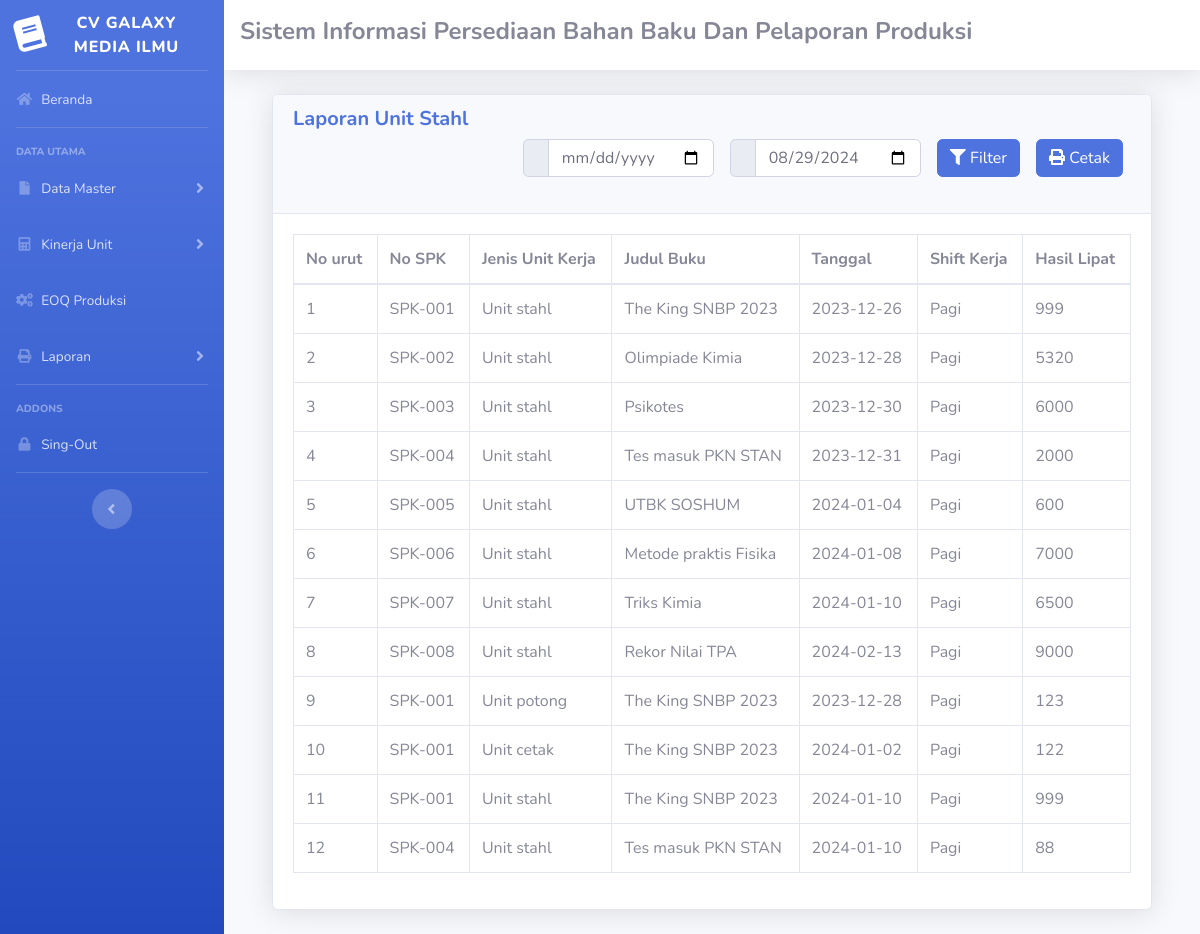
/s_admin.php?url=laporan_stahl, run on the app's committed database.
### tables this page shows
CREATE TABLE `unit_stahl` (
  `id` int NOT NULL,
  `id_spk` int NOT NULL,
  `id_unit_kerja` int NOT NULL,
  `shift_kerja` varchar(100) NOT NULL,
  `tanggal` date NOT NULL,
  `hasil_lipat` int NOT NULL
);

CREATE TABLE `spk` (
  `id_spk` int NOT NULL,
  `id_pengguna` int NOT NULL,
  `no_spk` varchar(100) NOT NULL,
  `judul_buku` varchar(100) NOT NULL,
  `no_isbn` varchar(100) NOT NULL,
  `tanggal` date NOT NULL,
  `tanggal_permintaan_selesai` date NOT NULL,
  `oplah_cetak` int NOT NULL,
  `oplah_insheet` int NOT NULL,
  `ukuran_buku` varchar(100) NOT NULL,
  `jumlah_halaman` int NOT NULL,
  `jumlah_catern` int NOT NULL,
  `jumlah_plat` int NOT NULL,
  `ukuran_kertas` varchar(100) NOT NULL,
  `kebutuhan_kertas` varchar(100) NOT NULL,
  `mesin_cetak` varchar(100) NOT NULL
);

CREATE TABLE `unit_kerja` (
  `id_unit_kerja` int NOT NULL,
  `id_pengguna` int NOT NULL,
  `jenis_unit_kerja` varchar(100) NOT NULL
);

### laporan_stahl.php (the view, shortened to what this page needs)
<!DOCTYPE html PUBLIC "-//W3C//DTD XHTML 1.0 Transitional//EN" "http://www.w3.org/TR/xhtml1/DTD/xhtml1-transitional.dtd">
<html xmlns="http://www.w3.org/1999/xhtml">
<head>
</head>
<body>
  <div class="container-fluid">
    <div class="card shadow mb-4">
      <div class="card-header">
        <h5 class="m-0 font-weight-bold text-primary">Laporan Unit Stahl</h5>
          <form method="GET" action="s_admin.php">
            <div class="d-flex flex-row-reverse">
              <div class="p-2">
                <button type="button" class="btn btn-primary" onclick="cetakLaporan()"><i class="fa fa-print"></i> Cetak</button>
              </div>
              <div class="p-2">
                <button type="submit" class="btn btn-primary"><i class="fa fa-filter"></i> Filter</button>
              </div>
              <div class="p-2">
                <div class="input-group mb-3">
                  <div class="input-group-prepend">
                    <span class="input-group-text"><i class="mdi mdi-calendar-month"></i></span>
                  </div>
                  <input type="date" class="form-control" name="akhir" value="<?php echo isset($_GET['akhir']) ? $_GET['akhir'] : date('Y-m-d'); ?>">
                </div>
              </div>
              <div class="p-2">
                <div class="input-group mb-3">
                  <div class="input-group-prepend">
                    <span class="input-group-text"><i class="mdi mdi-calendar-month"></i></span>
                  </div>
                  <input type="date" class="form-control" name="awal" value="<?php echo isset($_GET['awal']) ? $_GET['awal'] : ''; ?>">
                </div>
              </div>
            </div>
          </form>
      </div>
      <div class="card-body">
        <div class="table-responsive">
          <table class="table table-bordered" id="dataTable" width="100%" cellspacing="0">
            <thead>
              <tr>
                <th>No urut</th>
                <th>No SPK</th>
                <th>Jenis Unit Kerja</th>
                <th>Judul Buku</th>
                <th>Tanggal</th>
                <th>Shift Kerja</th>
                <th>Hasil Lipat</th>
              </tr>
            </thead>
            <tbody>
              <?php
              require 'koneksi.php';
              $counter = 1;
              if (isset($_GET['awal'])) {
                $awal = $_GET['awal'];
                $akhir = $_GET['akhir'];
                $sql = "SELECT id, no_spk, jenis_unit_kerja, judul_buku, ust.tanggal, shift_kerja, hasil_lipat
                FROM unit_stahl ust
                INNER JOIN spk ON ust.id_spk = spk.id_spk
                INNER JOIN unit_kerja ON ust.id_unit_kerja = unit_kerja.id_unit_kerja
                WHERE ust.tanggal >= '$awal' AND ust.tanggal <= '$akhir'";
              } else {
                $sql = "SELECT id,no_spk,jenis_unit_kerja,judul_buku,ust.tanggal, shift_kerja, hasil_lipat
                FROM unit_stahl ust
                INNER JOIN spk ON ust.id_spk = spk.id_spk
                INNER JOIN unit_kerja ON ust.id_unit_kerja = unit_kerja.id_unit_kerja;";
              }
              $result = mysqli_query($conn, $sql);
              if (!$result) {
                echo "Error: " . mysqli_error($conn);
              } else {
                if (mysqli_num_rows($result) > 0) {
                  while ($row = mysqli_fetch_assoc($result)) {
              ?>
                    <tr>
                      <td><?php echo $counter++; ?></td>
                <td><?php echo $row['no_spk']; ?></td>
                <td><?php echo $row['jenis_unit_kerja']; ?></td>
                <td><?php echo $row['judul_buku']; ?></td>
                <td><?php echo $row['tanggal']; ?></td>
                <td><?php echo $row['shift_kerja']; ?></td>
                <td><?php echo $row['hasil_lipat']; ?></td>
                    </tr>
              <?php
                  }
                } else {
                  echo "Data tidak ditemukan.";
                }
              }
              ?>
            </tbody>
          </table>
        </div>
      </div>
    </div>
  </div>
</body>
</html>

### data on the page
unit_stahl: id_spk.no_spk "SPK-001", id_unit_kerja.jenis_unit_kerja "Unit stahl", id_spk.judul_buku "The King SNBP 2023", tanggal "2023-12-26", shift_kerja "Pagi", hasil_lipat "999"
unit_stahl: id_spk.no_spk "SPK-002", id_unit_kerja.jenis_unit_kerja "Unit stahl", id_spk.judul_buku "Olimpiade Kimia", tanggal "2023-12-28", shift_kerja "Pagi", hasil_lipat "5320"
unit_stahl: id_spk.no_spk "SPK-003", id_unit_kerja.jenis_unit_kerja "Unit stahl", id_spk.judul_buku "Psikotes", tanggal "2023-12-30", shift_kerja "Pagi", hasil_lipat "6000"
unit_stahl: id_spk.no_spk "SPK-004", id_unit_kerja.jenis_unit_kerja "Unit stahl", id_spk.judul_buku "Tes masuk PKN STAN", tanggal "2023-12-31", shift_kerja "Pagi", hasil_lipat "2000"
unit_stahl: id_spk.no_spk "SPK-005", id_unit_kerja.jenis_unit_kerja "Unit stahl", id_spk.judul_buku "UTBK SOSHUM", tanggal "2024-01-04", shift_kerja "Pagi", hasil_lipat "600"
unit_stahl: id_spk.no_spk "SPK-006", id_unit_kerja.jenis_unit_kerja "Unit stahl", id_spk.judul_buku "Metode praktis Fisika", tanggal "2024-01-08", shift_kerja "Pagi", hasil_lipat "7000"
unit_stahl: id_spk.no_spk "SPK-007", id_unit_kerja.jenis_unit_kerja "Unit stahl", id_spk.judul_buku "Triks Kimia", tanggal "2024-01-10", shift_kerja "Pagi", hasil_lipat "6500"
unit_stahl: id_spk.no_spk "SPK-008", id_unit_kerja.jenis_unit_kerja "Unit stahl", id_spk.judul_buku "Rekor Nilai TPA", tanggal "2024-02-13", shift_kerja "Pagi", hasil_lipat "9000"
unit_stahl: id_spk.no_spk "SPK-001", id_unit_kerja.jenis_unit_kerja "Unit potong", id_spk.judul_buku "The King SNBP 2023", tanggal "2023-12-28", shift_kerja "Pagi", hasil_lipat "123"
unit_stahl: id_spk.no_spk "SPK-001", id_unit_kerja.jenis_unit_kerja "Unit cetak", id_spk.judul_buku "The King SNBP 2023", tanggal "2024-01-02", shift_kerja "Pagi", hasil_lipat "122"
unit_stahl: id_spk.no_spk "SPK-001", id_unit_kerja.jenis_unit_kerja "Unit stahl", id_spk.judul_buku "The King SNBP 2023", tanggal "2024-01-10", shift_kerja "Pagi", hasil_lipat "999"
unit_stahl: id_spk.no_spk "SPK-004", id_unit_kerja.jenis_unit_kerja "Unit stahl", id_spk.judul_buku "Tes masuk PKN STAN", tanggal "2024-01-10", shift_kerja "Pagi", hasil_lipat "88"
